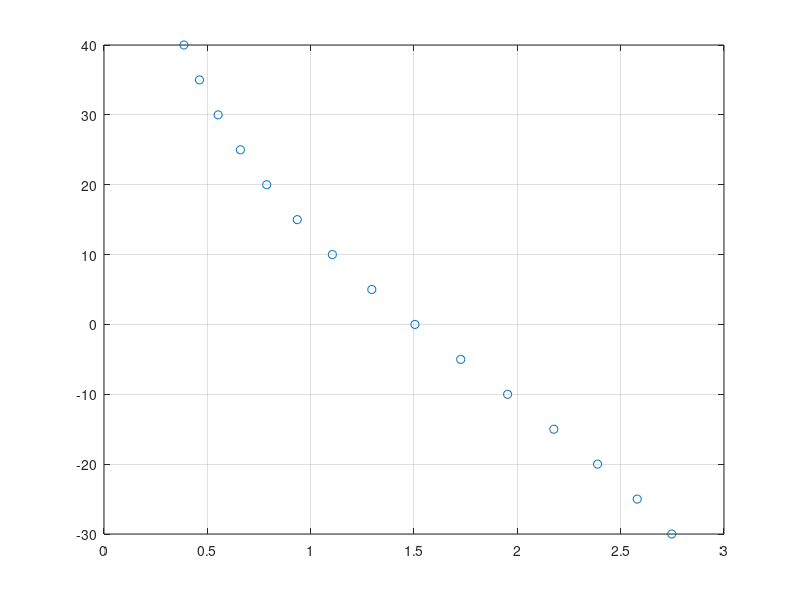

This chart was generated by the following MATLAB code:
%%%%%%%%%%%%%%%%%%%%%%%%%%%%%%
% Use this script to generate a table of corresponding voltage/temperature
% values for use with the thermistors on NS2's boards.
% Output can be copied into thermLookup in hkUtil.hpp
%
% by Jackson Kistler
% modified 2/10/2021
%%%%%%%%%%%%%%%%%%%%%%%%%%%%%
clc;
clear all;
close all;

% Temperatures at which to find corresponding Vout
T_celsius = -30:5:40; % celsius

% Constants
R25 = 10000; % ohms, from datasheet
B = 3940; % from datasheet
Vcc = 3.3; % volts
Rs = 40000; % ohms

% Doing the math
T_kelvin = T_celsius + 273.15;
Rt = R25*exp(B*((1./T_kelvin) - (1./298.15)));
Vout = Vcc*(Rt./(Rt + Rs));

% print output
for i = 1:size(T_celsius,2)
    fprintf('{ %.3fF, %.3fF },\n', T_celsius(i), Vout(i))
end

% plot it
plot(Vout,T_celsius,'o')
grid on